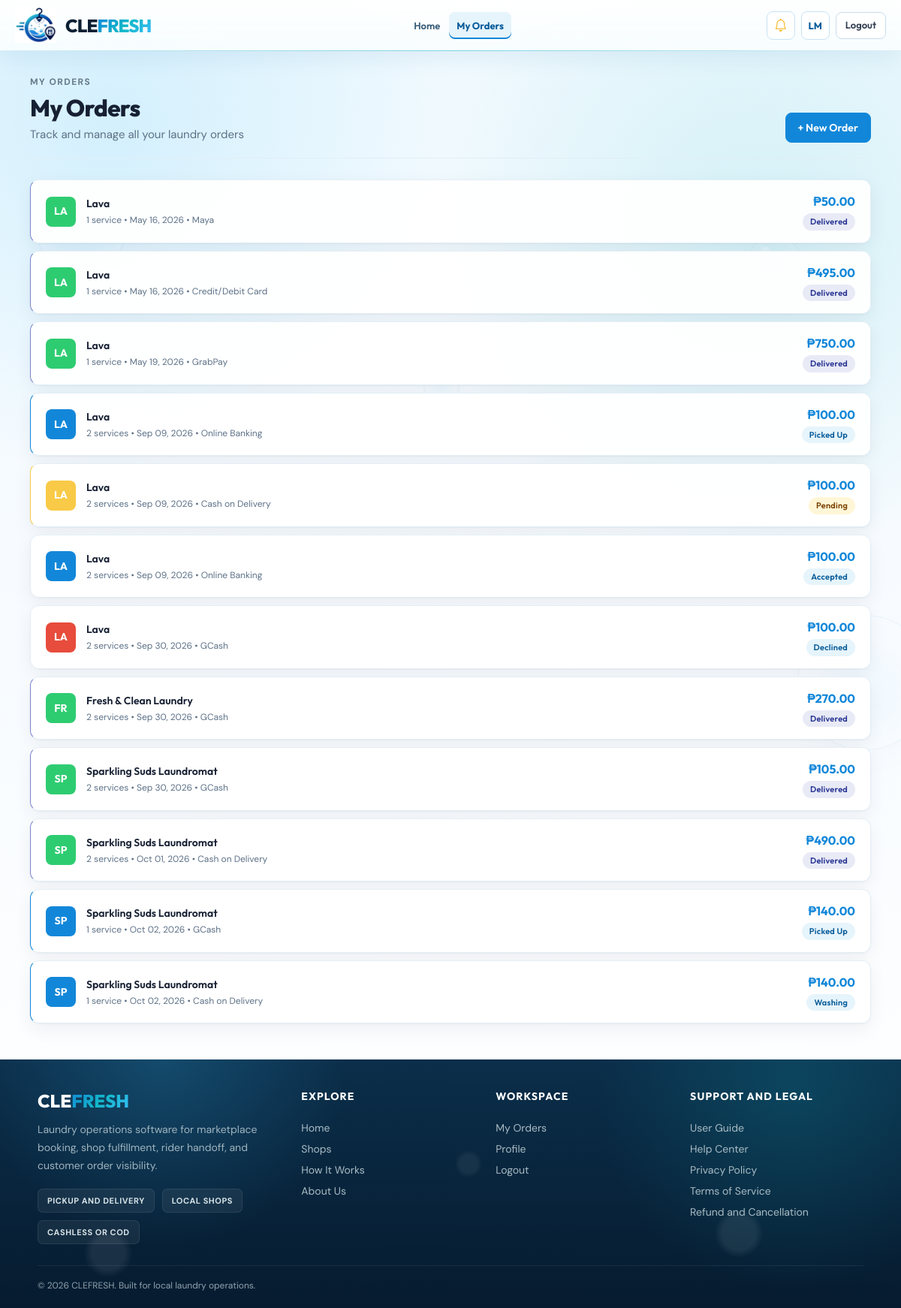
Screenshot of /orders/ (signed in) with the database file from the repository.
### accounts/models.py (models this page shows, shortened)
class User(AbstractUser):
    ROLE_CHOICES = [
        ('customer', 'Customer'),
        ('shop_owner', 'Shop Owner'),
        ('rider', 'Rider'),
        ('admin', 'Administrator'),
    ]
    SSO_CHOICES = [
        ('none', 'None'),
        ('google', 'Google'),
        ('facebook', 'Facebook'),
    ]
    role = models.CharField(max_length=20, choices=ROLE_CHOICES, blank=True, default='')
    contact_number = models.CharField(max_length=20, blank=True)
    address = models.TextField(blank=True)
    profile_picture = models.ImageField(upload_to=_profile_upload, blank=True, null=True, validators=[validate_image_upload])
    sso_provider = models.CharField(max_length=20, choices=SSO_CHOICES, default='none')
    email_notifications_enabled = models.BooleanField(default=True)
    email_verified = models.BooleanField(default=False)

### orders/models.py (models this page shows, shortened)
class Order(models.Model):
    STATUS_CHOICES = [
        ('pending', 'Pending'),
        ('accepted', 'Accepted'),
        ('declined', 'Declined'),
        ('picked_up', 'Picked Up'),
        ('washing', 'Washing'),
        ('drying', 'Drying'),
        ('folding', 'Folding'),
        ('ready', 'Ready for Delivery'),
        ('out_for_delivery', 'Out for Delivery'),
        ('delivered', 'Delivered'),
        ('cancelled', 'Cancelled'),
    ]
    PAYMENT_METHOD_CHOICES = [
        ('gcash', 'GCash'),
        ('grab_pay', 'GrabPay'),
        ('maya', 'Maya'),
        ('card', 'Credit/Debit Card'),
        ('online_banking', 'Online Banking'),
        ('cod', 'Cash on Delivery'),
    ]
    PAYMENT_STATUS_CHOICES = [
        ('unpaid', 'Unpaid'),
        ('paid', 'Paid'),
        ('failed', 'Failed'),
        ('refunded', 'Refunded'),
    ]
    customer = models.ForeignKey(settings.AUTH_USER_MODEL, on_delete=models.CASCADE, related_name='orders')
    shop = models.ForeignKey(Shop, on_delete=models.CASCADE, related_name='orders')
    rider = models.ForeignKey(settings.AUTH_USER_MODEL, on_delete=models.SET_NULL, null=True, blank=True, related_name='rider_orders')
    services = models.ManyToManyField(Service, through='OrderService')
    pickup_address = models.TextField()
    delivery_address = models.TextField()
    pickup_lat = models.FloatField(null=True, blank=True)
    pickup_lng = models.FloatField(null=True, blank=True)
    delivery_lat = models.FloatField(null=True, blank=True)
    delivery_lng = models.FloatField(null=True, blank=True)
    pickup_datetime = models.DateTimeField()
    delivery_slot = models.ForeignKey(DeliverySlot, on_delete=models.SET_NULL, null=True, blank=True)
    status = models.CharField(max_length=30, choices=STATUS_CHOICES, default='pending')
    payment_method = models.CharField(max_length=20, choices=PAYMENT_METHOD_CHOICES)
    payment_status = models.CharField(max_length=20, choices=PAYMENT_STATUS_CHOICES, default='unpaid')
    paymongo_payment_intent_id = models.CharField(max_length=200, blank=True)
    paymongo_payment_method_id = models.CharField(max_length=200, blank=True)
    total_amount = models.DecimalField(max_digits=10, decimal_places=2, default=0)  # amount charged (after discount)
    subtotal_amount = models.DecimalField(max_digits=10, decimal_places=2, null=True, blank=True)  # before discount
    discount_amount = models.DecimalField(max_digits=10, decimal_places=2, default=0)
    promotion = models.ForeignKey('shops.Promotion', on_delete=models.SET_NULL, null=True, blank=True, related_name='orders')
    promotion_title = models.CharField(max_length=100, blank=True)  # snapshot: survives promo edits/deletion
    weigh_at_shop = models.BooleanField(default=False)
    price_confirmed_at = models.DateTimeField(null=True, blank=True)
    price_confirmed_by = models.ForeignKey(settings.AUTH_USER_MODEL, on_delete=models.SET_NULL, null=True, blank=True,
                                           related_name='price_confirmed_orders')
    payment_due_at = models.DateTimeField(null=True, blank=True)
    payment_reminders_sent = models.PositiveSmallIntegerField(default=0)
    notes = models.TextField(blank=True)
    decline_reason = models.TextField(blank=True)
    created_at = models.DateTimeField(auto_now_add=True)
    updated_at = models.DateTimeField(auto_now=True)
    class Meta:
        ordering = ['-created_at']
        indexes = [
            models.Index(fields=['-created_at'], name='order_created_idx'),
            models.Index(fields=['shop', '-created_at'], name='order_shop_created_idx'),
            models.Index(fields=['status'], name='order_status_idx'),
            models.Index(fields=['paymongo_payment_intent_id'], name='order_pi_idx'),
            models.Index(fields=['payment_due_at'], name='order_due_idx',
                         condition=models.Q(payment_due_at__isnull=False)),
        ]
    @property
    def price_pending(self):
        return self.weigh_at_shop and self.price_confirmed_at is None

### shops/models.py (models this page shows, shortened)
class Shop(models.Model):
    STATUS_CHOICES = [
        ('pending', 'Pending'),
        ('approved', 'Approved'),
        ('rejected', 'Rejected'),
        ('suspended', 'Suspended'),
    ]
    owner = models.ForeignKey(settings.AUTH_USER_MODEL, on_delete=models.CASCADE, related_name='shops')
    name = models.CharField(max_length=200)
    tagline = models.CharField(max_length=200, blank=True)
    description = models.TextField(blank=True)
    address = models.TextField()
    contact = models.CharField(max_length=50, blank=True)
    logo = models.ImageField(upload_to=_shop_logo_upload, blank=True, null=True, validators=[validate_image_upload])
    banner = models.ImageField(upload_to=_shop_banner_upload, blank=True, null=True, validators=[validate_image_upload])
    owner_government_id = models.FileField(upload_to=_shop_owner_doc_upload, blank=True, null=True, validators=[validate_document_upload])
    owner_selfie_with_id = models.ImageField(upload_to=_shop_owner_doc_upload, blank=True, null=True, validators=[validate_image_upload])
    latitude = models.FloatField(null=True, blank=True)
    longitude = models.FloatField(null=True, blank=True)
    status = models.CharField(max_length=20, choices=STATUS_CHOICES, default='pending')
    max_orders_per_day = models.PositiveIntegerField(default=20)
    operating_hours_start = models.TimeField(default='08:00')
    operating_hours_end = models.TimeField(default='18:00')
    minimum_load_kg = models.DecimalField(max_digits=6, decimal_places=2, null=True, blank=True)
    turnaround = models.CharField(max_length=50, blank=True)
    payments = models.JSONField(default=list, blank=True)
    unclaimed_policy = models.CharField(max_length=200, blank=True)
    customer_notes = models.TextField(blank=True)
    rejection_reason = models.TextField(blank=True)
    created_at = models.DateTimeField(auto_now_add=True)

### orders/views.py (the view)
# urls.py: path('', views.order_list_view, name='order_list'),
@login_required
def order_list_view(request):
    last_order_shop = None
    if request.user.role == 'customer':
        orders = Order.objects.filter(customer=request.user).select_related('shop', 'rider')
        last_order = orders.first()
        last_order_shop = last_order.shop if last_order else None
    elif request.user.role == 'shop_owner':
        return redirect('shop_dashboard_orders')
    elif request.user.role == 'rider':
        return redirect('rider_dashboard')
    elif request.user.role == 'admin' or request.user.is_superuser:
        orders = Order.objects.all().select_related('shop', 'customer', 'rider')
    else:
        return redirect('/')
    orders = orders.annotate(service_count=Count('order_services'))
    return render(request, 'orders/list.html', {
        'orders': orders,
        'last_order_shop': last_order_shop,
        'is_customer_home': request.user.role == 'customer',
    })

### clefresh/context_processors.py (called while the page is built)
def google_maps_key(request):
    if request.path == '/' or any(request.path.startswith(p) for p in _MAP_PATHS):
        return {'GOOGLE_MAPS_API_KEY': settings.GOOGLE_MAPS_API_KEY}
    return {}

def paymongo_public_key(request):
    if request.path.startswith('/payment/'):
        return {'PAYMONGO_PUBLIC_KEY': settings.PAYMONGO_PUBLIC_KEY}
    return {}

def navigation_context(request):
    return {
        'is_shop_owner_area': request.path.startswith('/shop-dashboard/'),
        'NOTIFICATIONS_SSE': settings.NOTIFICATIONS_SSE,
    }

### shops/templatetags/shop_extras.py (called while the page is built)
@register.filter
def order_total(order):
    if getattr(order, 'price_pending', False):
        return 'To be weighed'
    try:
        return f'₱{order.total_amount:,.2f}'
    except (TypeError, ValueError):
        return '—'

### templates/orders/list.html (shortened to what this page needs)
{% extends 'base.html' %}
{% load shop_extras %}
{% block content %}
<div class="page-shell">
  <div class="page-header">
    <div>
      <nav class="page-crumbs" aria-label="Breadcrumb"><span aria-current="page">My orders</span></nav>
      <h2>My Orders</h2>
      <p>Track and manage all your laundry orders</p>
    </div>
    {% if last_order_shop %}
      <a href="{% url 'place_order' last_order_shop.id %}" class="btn btn-primary">+ New Order</a>
    {% else %}
      <a href="{% url 'shop_list' %}" class="btn btn-primary">+ New Order</a>
    {% endif %}
  </div>
  {% if orders %}
    <div class="orders-list">
      {% for order in orders %}
        {% with status=order.status %}
          <a href="{% url 'order_detail' order.id %}" class="order-row-link">
            <div class="order-row {% if status == 'pending' %}pending{% elif status in 'washing,drying,folding,picked_up' %}processing{% elif status == 'ready' or status == 'out_for_delivery' %}ready{% elif status == 'delivered' %}delivered{% endif %}">
              <div class="order-row-left">
                <div class="order-avatar" style="background:{% if status == 'delivered' %}var(--success){% elif status == 'declined' or status == 'cancelled' %}var(--danger){% elif status == 'pending' %}var(--accent){% else %}var(--primary){% endif %};">
                  {{ order.shop.name|slice:":2"|upper }}
                </div>
                <div class="order-details">
                  <h5>{{ order.shop.name }}</h5>
                  <p>{{ order.service_count }} service{{ order.service_count|pluralize }} &bull; {{ order.created_at|date:"M d, Y" }} &bull; {{ order.get_payment_method_display }}</p>
                </div>
              </div>
              <div class="order-row-right">
                <div class="order-amount">{{ order|order_total }}</div>
                <div class="order-status-pill {% if status == 'pending' %}pill-new{% elif status == 'delivered' %}pill-delivered{% elif status == 'ready' or status == 'out_for_delivery' %}pill-ready{% else %}pill-processing{% endif %}">
                  {{ order.get_status_display }}
                </div>
              </div>
            </div>
          </a>
        {% endwith %}
      {% endfor %}
    </div>
  {% endif %}
</div>
{% endblock %}

### templates/base.html (shortened to what this page needs)
{% load static socialaccount %}
<!DOCTYPE html>
<html lang="en">
<head>
  <link rel="stylesheet" href="{% static 'vendor/bootstrap-icons-1.11.3/bootstrap-icons.min.css' %}">
  <link rel="stylesheet" href="{% static 'css/style.css' %}">
</head>
<body{% if not NOTIFICATIONS_SSE %} data-notif-sse="off"{% endif %}>
  <div class="site-water-bg" aria-hidden="true">
    <span class="site-bubble site-bubble-4"></span>
    <span class="site-bubble site-bubble-6"></span>
  </div>
  <header class="topbar{% if user.is_authenticated and user.role != 'customer' %}{% if is_shop_owner_area or is_shop_owner_home or user.role == 'admin' or user.is_superuser %} topbar--long-nav{% endif %}{% endif %}">
    <a href="/" class="topbar-logo" aria-label="CLEFRESH — home">
      <img src="{% static 'img/logo.webp' %}" alt="" class="topbar-logo-img" aria-hidden="true">
      <div class="topbar-logo-text">
        <span class="brand-name"><span class="brand-cle">CLE</span><span class="brand-fresh">FRESH</span></span>
      </div>
    </a>
    <nav class="topbar-nav" id="topbarNav" aria-label="Main navigation">
      {% block topbar_nav %}
      {% if user.is_authenticated and user.role == 'customer' %}
        <a href="{% url 'home' %}"{% if request.resolver_match.url_name == 'home' %} aria-current="page" class="active-nav"{% endif %}>Home</a>
        <a href="{% url 'order_list' %}"{% if request.resolver_match.url_name == 'order_list' %} aria-current="page" class="active-nav"{% endif %}>My Orders</a>
      {% elif user.is_authenticated and user.role == 'rider' %}
      {% elif is_shop_site and shop %}
        <a href="{% url 'shop_detail' shop.id %}">{{ shop.name|truncatechars:18 }}</a>
        <a href="{% url 'shop_site_services' shop.id %}">Services</a>
        <a href="{% url 'shop_site_how_it_works' shop.id %}">How It Works</a>
        <a href="{% url 'shop_site_about' shop.id %}">About Us</a>
      {% else %}
        <a href="{% url 'home' %}"{% if request.resolver_match.url_name == 'home' %} aria-current="page" class="active-nav"{% endif %}>Home</a>
        <a href="{% url 'home' %}#services">Services</a>
        <a href="{% url 'home' %}#how-it-works">How It Works</a>
        <a href="{% url 'home' %}#about-us">About Us</a>
      {% endif %}
      {% endblock topbar_nav %}
    </nav>
    <div class="topbar-right">
      {% if user.is_authenticated %}
        <div class="notif-wrapper">
          <button class="notif-btn" id="notifBtn" onclick="toggleNotifDropdown()" aria-label="Notifications" aria-expanded="false" aria-controls="notifDropdown" aria-haspopup="true">
            <i class="bi bi-bell" aria-hidden="true"></i>
          </button>
        </div>
        <a href="{% url 'profile' %}" class="topbar-avatar">
          {{ user.first_name|first|upper|default:user.email|first|upper }}{{ user.last_name|first|upper|default:"" }}
        </a>
        <a href="{% url 'logout' %}" class="btn btn-ghost btn-sm topbar-logout" data-logout>Logout</a>
      {% else %}
        <a href="{% url 'login' %}" class="btn btn-ghost btn-sm" data-login-modal>Login</a>
        <a href="{% url 'register' %}" class="btn btn-sm topbar-register" data-register-modal>Register</a>
      {% endif %}
    </div>
  </header>
  <main id="main-content">{% block content %}{% endblock %}</main>
  <footer class="footer">
    <div class="footer-shell">
      <div class="footer-grid">
        <div class="footer-brand">
          <a href="/" class="footer-logo"><span class="brand-cle">CLE</span><span class="brand-fresh">FRESH</span></a>
          <p>Laundry operations software for marketplace booking, shop fulfillment, rider handoff, and customer order visibility.</p>
          <div class="footer-badges">
            <span>Pickup and Delivery</span>
            <span>Local Shops</span>
            <span>Cashless or COD</span>
          </div>
        </div>
        <div class="footer-col">
          <h3>Explore</h3>
          <a href="{% url 'home' %}">Home</a>
          <a href="{% url 'shop_list' %}">Shops</a>
          <a href="{% url 'home' %}#how-it-works">How It Works</a>
          <a href="{% url 'home' %}#about-us">About Us</a>
        </div>
        <div class="footer-col">
          <h3>Workspace</h3>
          {% if user.is_authenticated %}
            {% if user.role == 'customer' %}
              <a href="{% url 'order_list' %}">My Orders</a>
            {% elif user.role == 'rider' %}
              <a href="{% url 'rider_dashboard' %}">My Tasks</a>
            {% elif user.role == 'admin' or user.is_superuser %}
              <a href="{% url 'admin_dashboard' %}">Admin Panel</a>
            {% endif %}
            <a href="{% url 'profile' %}">Profile</a>
            <a href="{% url 'logout' %}" data-logout>Logout</a>
          {% else %}
            <a href="{% url 'login' %}" data-login-modal>Login</a>
            <a href="{% url 'register' %}" data-register-modal>Register</a>
          {% endif %}
        </div>
        <div class="footer-col">
          <h3>Support and Legal</h3>
          <a href="/info/user-guide/">User Guide</a>
          <a href="/info/help/">Help Center</a>
          <a href="/info/privacy/">Privacy Policy</a>
          <a href="/info/terms/">Terms of Service</a>
          <a href="/info/refunds/">Refund and Cancellation</a>
        </div>
      </div>
      <div class="footer-bottom">
        <p>&copy; 2026 CLEFRESH. Built for local laundry operations.</p>
      </div>
    </div>
  </footer>
</body>
</html>

### rows the page displays
User: first_name|first "L", last_name|first "M"
Order: shop.name "LA", shop.name "Lava", service_count "1", created_at "May 16, 2026", payment_method "Maya", weigh_at_shop+total_amount "₱50.00", status "Delivered"
Order: shop.name "LA", shop.name "Lava", service_count "1", created_at "May 16, 2026", payment_method "Credit/Debit Card", weigh_at_shop+total_amount "₱495.00", status "Delivered"
Order: shop.name "LA", shop.name "Lava", service_count "1", created_at "May 19, 2026", payment_method "GrabPay", weigh_at_shop+total_amount "₱750.00", status "Delivered"
Order: shop.name "LA", shop.name "Lava", service_count "2", created_at "Sep 09, 2026", payment_method "Online Banking", weigh_at_shop+total_amount "₱100.00", status "Picked Up"
Order: shop.name "LA", shop.name "Lava", service_count "2", created_at "Sep 09, 2026", payment_method "Cash on Delivery", weigh_at_shop+total_amount "₱100.00", status "Pending"
Order: shop.name "LA", shop.name "Lava", service_count "2", created_at "Sep 09, 2026", payment_method "Online Banking", weigh_at_shop+total_amount "₱100.00", status "Accepted"
Order: shop.name "LA", shop.name "Lava", service_count "2", created_at "Sep 30, 2026", payment_method "GCash", weigh_at_shop+total_amount "₱100.00", status "Declined"
Order: shop.name "FR", shop.name "Fresh & Clean Laundry", service_count "2", created_at "Sep 30, 2026", payment_method "GCash", weigh_at_shop+total_amount "₱270.00", status "Delivered"
Order: shop.name "SP", shop.name "Sparkling Suds Laundromat", service_count "2", created_at "Sep 30, 2026", payment_method "GCash", weigh_at_shop+total_amount "₱105.00", status "Delivered"
Order: shop.name "SP", shop.name "Sparkling Suds Laundromat", service_count "2", created_at "Oct 01, 2026", payment_method "Cash on Delivery", weigh_at_shop+price_confirmed_at+total_amount "₱490.00", status "Delivered"
Order: shop.name "SP", shop.name "Sparkling Suds Laundromat", service_count "1", created_at "Oct 02, 2026", payment_method "GCash", weigh_at_shop+price_confirmed_at+total_amount "₱140.00", status "Picked Up"
Order: shop.name "SP", shop.name "Sparkling Suds Laundromat", service_count "1", created_at "Oct 02, 2026", payment_method "Cash on Delivery", weigh_at_shop+price_confirmed_at+total_amount "₱140.00", status "Washing"
